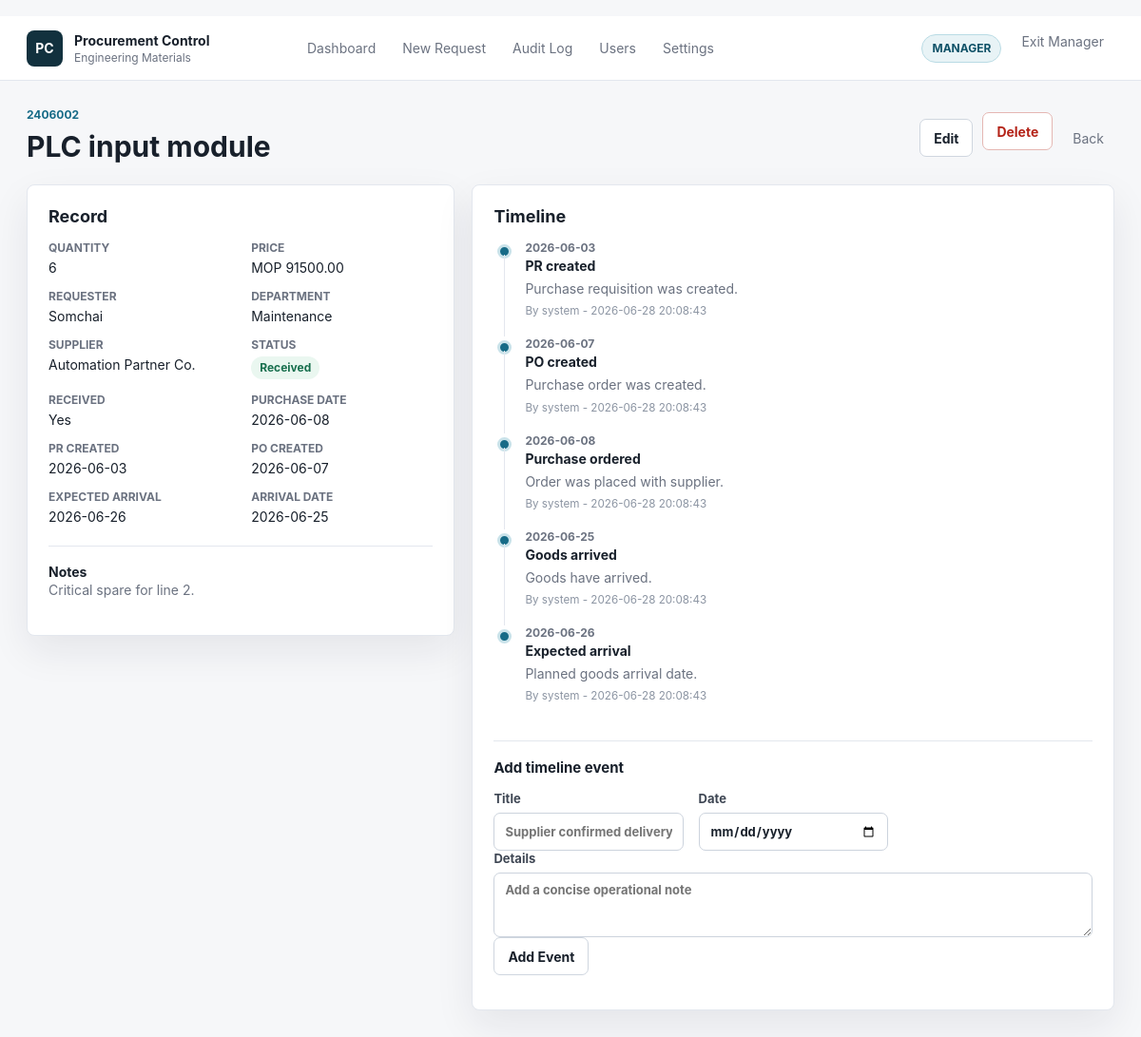
Screenshot of /items/2 (signed in) with the database file from the repository.
### tables this page shows
CREATE TABLE users (
            id INTEGER PRIMARY KEY AUTOINCREMENT,
            username TEXT NOT NULL UNIQUE,
            password_hash TEXT NOT NULL,
            role TEXT NOT NULL DEFAULT 'manager',
            active INTEGER NOT NULL DEFAULT 1,
            created_at TEXT NOT NULL
        );

CREATE TABLE procurement_items (
            id INTEGER PRIMARY KEY AUTOINCREMENT,
            mms_no TEXT,
            item_name TEXT NOT NULL,
            quantity INTEGER,
            price REAL,
            currency TEXT DEFAULT 'MOP',
            requester TEXT,
            supplier TEXT,
            department TEXT,
            purchase_date TEXT,
            pr_created_at TEXT,
            po_created_at TEXT,
            expected_arrival_date TEXT,
            arrival_date TEXT,
            status TEXT NOT NULL DEFAULT 'Draft',
            received INTEGER NOT NULL DEFAULT 0,
            notes TEXT,
            created_by TEXT,
            created_at TEXT NOT NULL,
            updated_by TEXT,
            updated_at TEXT NOT NULL
        );

CREATE TABLE timeline_events (
            id INTEGER PRIMARY KEY AUTOINCREMENT,
            item_id INTEGER NOT NULL,
            event_type TEXT NOT NULL,
            title TEXT NOT NULL,
            event_date TEXT,
            details TEXT,
            created_by TEXT,
            created_at TEXT NOT NULL,
            FOREIGN KEY(item_id) REFERENCES procurement_items(id) ON DELETE CASCADE
        );

### app.py (the view)
@app.route("/items/<int:item_id>")
def item_detail(item_id):
    row = get_db().execute("SELECT * FROM procurement_items WHERE id = ?", (item_id,)).fetchone()
    if not row:
        flash("Item not found.", "warning")
        return redirect(url_for("index"))
    events = get_db().execute(
        "SELECT * FROM timeline_events WHERE item_id = ? ORDER BY COALESCE(event_date, created_at), created_at",
        (item_id,),
    ).fetchall()
    return render_template("item_detail.html", item=visible_item(row), events=events)

### app.py (called while the page is built)
def connect_db():
    conn = sqlite3.connect(DB_PATH)
    conn.row_factory = sqlite3.Row
    return conn

def get_db():
    if "db" not in g:
        DATA_DIR.mkdir(exist_ok=True)
        BACKUP_DIR.mkdir(exist_ok=True)
        g.db = connect_db()
    return g.db

def current_role():
    return session.get("role", "viewer")

def current_actor():
    return session.get("username", "viewer")

def is_manager():
    return current_role() == "manager"

@app.context_processor
def inject_context():
    return {
        "current_role": current_role(),
        "current_actor": current_actor(),
        "is_manager": is_manager(),
        "status_options": STATUS_OPTIONS,
        "currency_options": CURRENCY_OPTIONS,
    }

def ensure_daily_backup():
    db = get_db()
    last = db.execute("SELECT value FROM app_meta WHERE key = 'last_daily_backup_date'").fetchone()
    today = date.today().isoformat()
    if not last or last["value"] != today:
        backup_database("daily", "system")

def migrate_existing_data():
    db = get_db()
    rows = db.execute("SELECT id, mms_no, currency, quantity FROM procurement_items").fetchall()
    for row in rows:
        updates = {}
        if row["currency"] in (None, "", "THB"):
            updates["currency"] = "MOP"
        if row["mms_no"] and not row["mms_no"].isdigit():
            updates["mms_no"] = "".join(ch for ch in row["mms_no"] if ch.isdigit())
        if row["quantity"] is not None:
            updates["quantity"] = int(row["quantity"])
        if updates:
            assignments = ", ".join(f"{field} = ?" for field in updates)
            db.execute(
                f"UPDATE procurement_items SET {assignments} WHERE id = ?",
                list(updates.values()) + [row["id"]],
            )
    db.commit()

def visible_item(row):
    item = dict(row)
    if not is_manager():
        item["price"] = None
    return item

@app.before_request
def prepare_app():
    init_db()
    ensure_daily_backup()

### templates/item_detail.html (shortened to what this page needs)
﻿{% extends "base.html" %}
{% block content %}
<section class="page-heading">
    <div>
        <p class="eyebrow">{{ item.mms_no or "No MMS number" }}</p>
        <h1>{{ item.item_name }}</h1>
    </div>
    <div class="action-row">
        {% if is_manager %}
            <a class="secondary-button" href="{{ url_for('edit_item', item_id=item.id) }}">Edit</a>
            <form action="{{ url_for('delete_item', item_id=item.id) }}" method="post" onsubmit="return confirm('Delete this procurement item?');">
                <button class="danger-button" type="submit">Delete</button>
            </form>
        {% endif %}
        <a class="ghost-link" href="{{ url_for('index') }}">Back</a>
    </div>
</section>
<section class="detail-grid">
    <div class="detail-panel">
        <h2>Record</h2>
        <dl class="details">
            <div><dt>Quantity</dt><dd>{{ item.quantity|int if item.quantity is not none else "-" }}</dd></div>
            {% if is_manager %}
                <div><dt>Price</dt><dd>{{ item.currency or "" }} {{ "%.2f"|format(item.price or 0) }}</dd></div>
            {% endif %}
            <div><dt>Requester</dt><dd>{{ item.requester or "-" }}</dd></div>
            <div><dt>Department</dt><dd>{{ item.department or "-" }}</dd></div>
            <div><dt>Supplier</dt><dd>{{ item.supplier or "-" }}</dd></div>
            <div><dt>Status</dt><dd><span class="status status-{{ item.status|lower|replace(' ', '-') }}">{{ item.status }}</span></dd></div>
            <div><dt>Received</dt><dd>{{ "Yes" if item.received else "No" }}</dd></div>
            <div><dt>Purchase Date</dt><dd>{{ item.purchase_date or "-" }}</dd></div>
            <div><dt>PR Created</dt><dd>{{ item.pr_created_at or "-" }}</dd></div>
            <div><dt>PO Created</dt><dd>{{ item.po_created_at or "-" }}</dd></div>
            <div><dt>Expected Arrival</dt><dd>{{ item.expected_arrival_date or "-" }}</dd></div>
            <div><dt>Arrival Date</dt><dd>{{ item.arrival_date or "-" }}</dd></div>
        </dl>
        {% if item.notes %}
            <div class="notes">
                <strong>Notes</strong>
                <p>{{ item.notes }}</p>
            </div>
        {% endif %}
    </div>
    <div class="timeline-panel">
        <h2>Timeline</h2>
        <ol class="timeline">
            {% for event in events %}
                <li>
                    <span class="dot"></span>
                    <div>
                        <time>{{ event.event_date or event.created_at[:10] }}</time>
                        <strong>{{ event.title }}</strong>
                        {% if event.details %}<p>{{ event.details }}</p>{% endif %}
                        <small>By {{ event.created_by or "system" }} - {{ event.created_at }}</small>
                    </div>
                </li>
            {% else %}
                <li class="empty-line">No timeline events yet.</li>
            {% endfor %}
        </ol>
        {% if is_manager %}
            <form class="event-form" action="{{ url_for('add_event', item_id=item.id) }}" method="post">
                <h3>Add timeline event</h3>
                <div class="form-grid">
                    <label>Title
                        <input name="title" placeholder="Supplier confirmed delivery">
                    </label>
                    <label>Date
                        <input type="date" name="event_date">
                    </label>
                </div>
                <label>Details
                    <textarea name="details" rows="3" placeholder="Add a concise operational note"></textarea>
                </label>
                <button class="secondary-button" type="submit">Add Event</button>
            </form>
        {% endif %}
    </div>
</section>
{% endblock %}

### templates/base.html (shortened to what this page needs)
<!doctype html>
<html lang="en">
<head>
    <link rel="stylesheet" href="{{ url_for('static', filename='styles.css') }}">
</head>
<body>
    <header class="topbar">
        <a class="brand" href="{{ url_for('index') }}">
            <span class="brand-mark">PC</span>
            <span>
                <strong>Procurement Control</strong>
                <small>Engineering Materials</small>
            </span>
        </a>
        <nav class="nav">
            <a href="{{ url_for('index') }}">Dashboard</a>
            <a href="{{ url_for('new_item') }}">New Request</a>
            {% if is_manager %}
                <a href="{{ url_for('audit') }}">Audit Log</a>
                <a href="{{ url_for('users') }}">Users</a>
                <a href="{{ url_for('settings') }}">Settings</a>
            {% endif %}
        </nav>
        <div class="mode-panel">
            <span class="role-badge {{ current_role }}">{{ current_role|upper }}</span>
            {% if is_manager %}
                <form action="{{ url_for('logout') }}" method="post">
                    <button class="ghost-button" type="submit">Exit Manager</button>
                </form>
            {% else %}
                <a class="primary-button compact" href="{{ url_for('login') }}">Manager Login</a>
            {% endif %}
        </div>
    </header>
    <main class="page">
        {% block content %}{% endblock %}
    </main>
</body>
</html>

### rows the page displays
users: role "MANAGER"
procurement_items: mms_no "2406002", item_name "PLC input module", quantity "6", currency "MOP", price "91500.00", requester "Somchai", department "Maintenance", supplier "Automation Partner Co.", status "Received", received "Yes", purchase_date "2026-06-08", pr_created_at "2026-06-03", po_created_at "2026-06-07", expected_arrival_date "2026-06-26", arrival_date "2026-06-25", notes "Critical spare for line 2."
timeline_events: event_date "2026-06-03", title "PR created", details "Purchase requisition was created.", created_by "system", created_at "2026-06-28 20:08:43"
timeline_events: event_date "2026-06-07", title "PO created", details "Purchase order was created.", created_by "system", created_at "2026-06-28 20:08:43"
timeline_events: event_date "2026-06-08", title "Purchase ordered", details "Order was placed with supplier.", created_by "system", created_at "2026-06-28 20:08:43"
timeline_events: event_date "2026-06-25", title "Goods arrived", details "Goods have arrived.", created_by "system", created_at "2026-06-28 20:08:43"
timeline_events: event_date "2026-06-26", title "Expected arrival", details "Planned goods arrival date.", created_by "system", created_at "2026-06-28 20:08:43"
